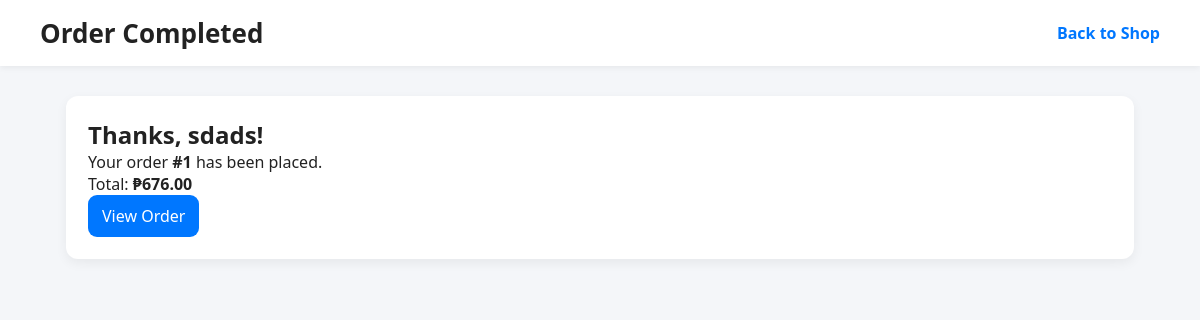
The page /delacruz_site/order_success.php?id=1 on the database its author committed.
### tables this page shows
CREATE TABLE `orders` (
  `order_id` int(11) NOT NULL,
  `customer_id` int(11) DEFAULT NULL,
  `order_date` datetime DEFAULT current_timestamp(),
  `total_amount` decimal(10,2) DEFAULT NULL
);

CREATE TABLE `customers` (
  `customer_id` int(11) NOT NULL,
  `fullname` varchar(255) DEFAULT NULL,
  `email` varchar(255) DEFAULT NULL,
  `phone` varchar(50) DEFAULT NULL,
  `address` text DEFAULT NULL
);

### delacruz_site/order_success.php (the view, shortened to what this page needs)
<?php
include "database.php";
$id = isset($_GET['id']) ? intval($_GET['id']) : 0;
$order = null;
if ($id) {
    $order = $conn->query("SELECT o.*, c.fullname FROM orders o JOIN customers c ON c.customer_id=o.customer_id WHERE order_id=$id")->fetch_assoc();
}
?>
<!DOCTYPE html>
<html>
<head>
  <link rel="stylesheet" href="style.css">
</head>
<body>
  <nav class="navbar">
    <div class="nav-left"><h1>Order Completed</h1></div>
    <div class="nav-right"><a href="index.php" class="cart-link">Back to Shop</a></div>
  </nav>
  <div class="container-center">
    <div style="background:#fff;padding:22px;border-radius:12px;margin-top:20px;box-shadow:0 4px 12px rgba(0,0,0,0.06);">
      <?php if ($order): ?>
        <h2>Thanks, <?= htmlspecialchars($order['fullname']) ?>!</h2>
        <p>Your order <strong>#<?= $order['order_id'] ?></strong> has been placed.</p>
        <p>Total: <strong>₱<?= number_format($order['total_amount'],2) ?></strong></p>
        <p><a href="order_view.php?id=<?= $order['order_id'] ?>" class="btn">View Order</a></p>
      <?php else: ?>
        <p>Order not found.</p>
      <?php endif; ?>
    </div>
  </div>
</body>
</html>

### delacruz_site/style.css (style rules this page uses)
* { margin: 0; padding: 0; box-sizing: border-box; font-family: system-ui, -apple-system, "Segoe UI", Roboto, Arial; }
body { background: #f4f6f9; color: #222; }
.navbar { padding: 15px 40px; background: #fff; display: flex; justify-content: space-between; align-items: center; box-shadow: 0 2px 6px rgba(0,0,0,0.06); position: sticky; top: 0; z-index: 5; }
.nav-left h1 { font-size: 26px; font-weight: 700; color: #222; }
.cart-link { font-size: 16px; color: #0077ff; text-decoration: none; font-weight: 600; }
.btn { background: #0077ff; color: #fff; padding: 10px 14px; border-radius: 9px; text-decoration: none; display: inline-block; transition: .15s; }
.container-center { max-width: 1100px; margin: 30px auto; padding: 0 16px; }

### rows shown on the page
orders: customer.fullname "sdads", order_id "1", total_amount "676.00"
